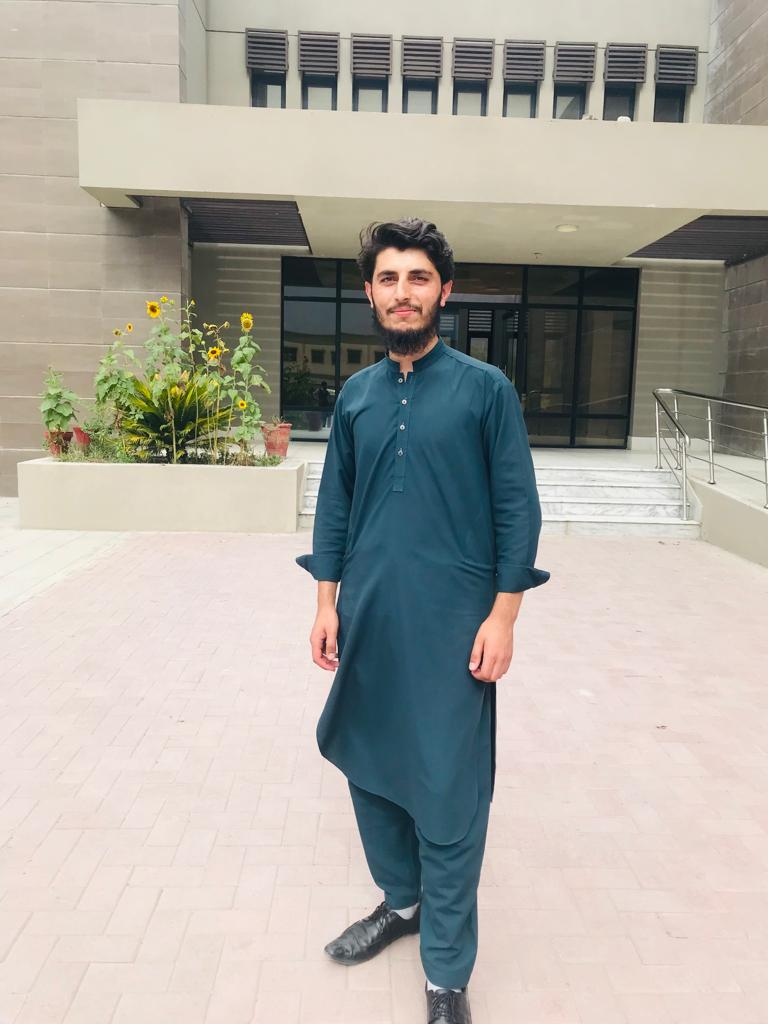
#> input picture images/sahir.jpeg, 768 x 1024 px
$ python basic.py
#> lines starting #> are read from the running program, lines starting #| are printed output that depends on the picture
import cv2 as cv
img = cv.imread('images/sahir.jpeg')
#> img is the input picture: shape (1024, 768, 3); mean B, G, R 162, 169.9, 173.4
cv.imshow('Sahir', img)

# Grayscale
gray = cv.cvtColor(img, cv.COLOR_BGR2GRAY)
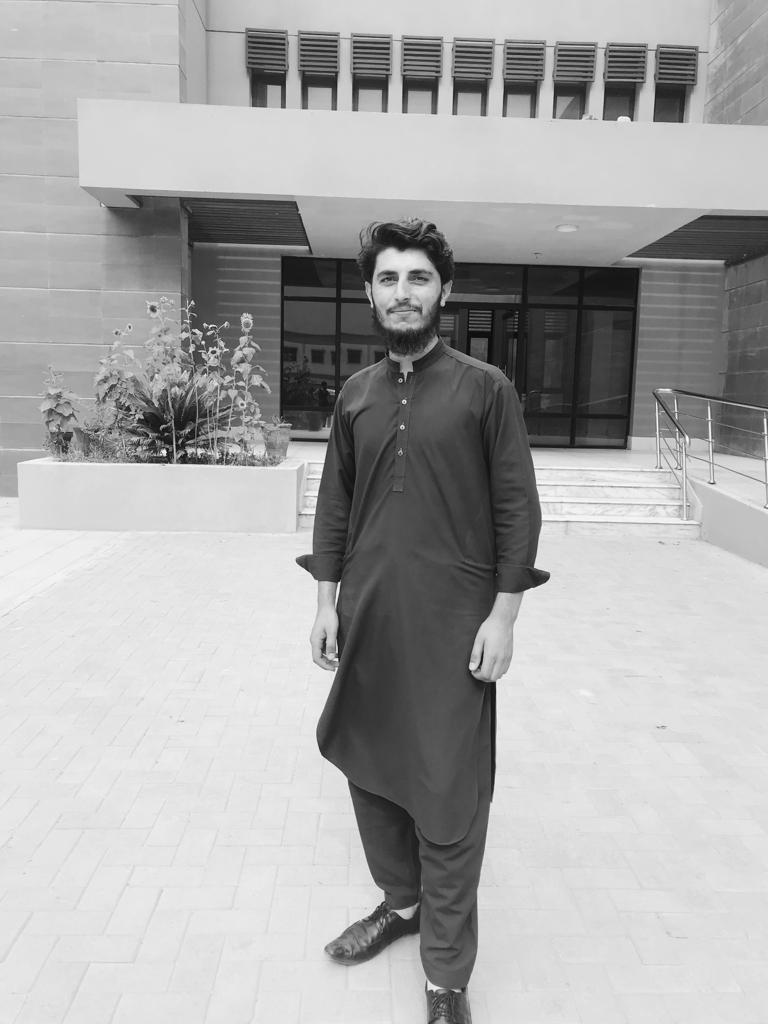
#> gray: shape (1024, 768); min 2, max 254, mean 170
cv.imshow('Gray', gray)

# Blur
# To increase the blurr just increase the krnal size (7,7)
blur = cv.GaussianBlur(img, (3, 3), cv.BORDER_DEFAULT)
cv.imshow('Blur', blur)

# Edge Cascade
cany = cv.Canny(img, 125, 175)
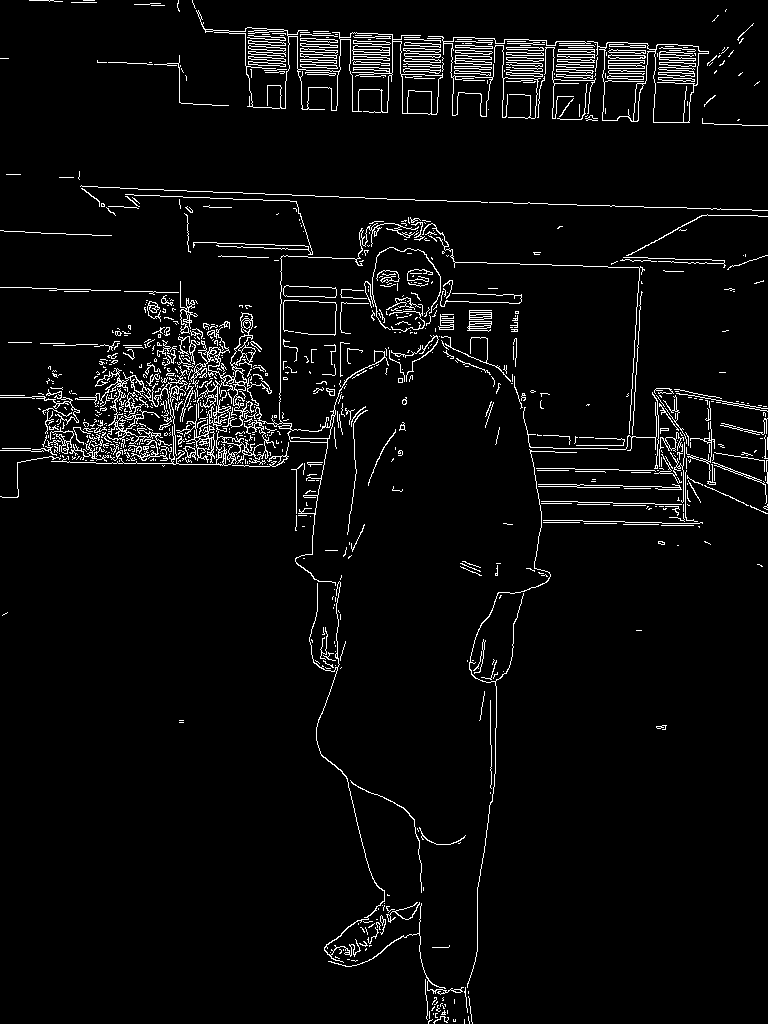
#> cany: shape (1024, 768); 4.2% white in thin lines or dots
cv.imshow('Canny', cany)

# Dialating
dilated = cv.dilate(cany, (3, 3), iterations=1)
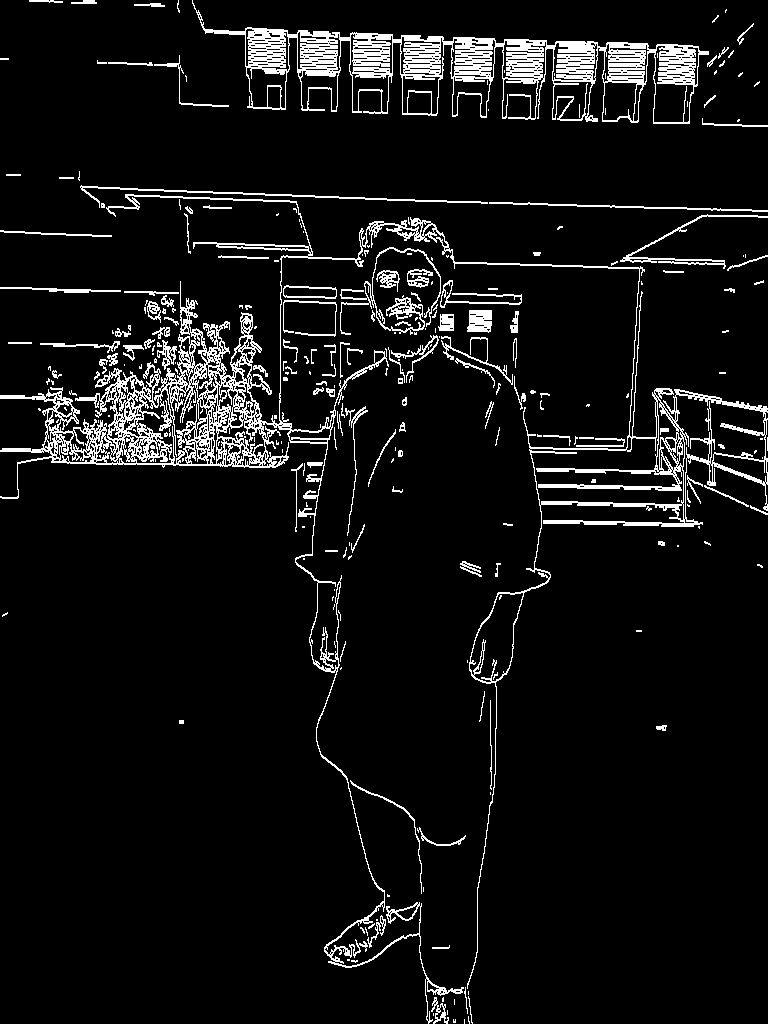
#> dilated: shape (1024, 768); 7% white in thin lines or dots
cv.imshow('Dialated', dilated)

# Eroding
eroded = cv.erode(dilated, (3, 3), iterations=1)
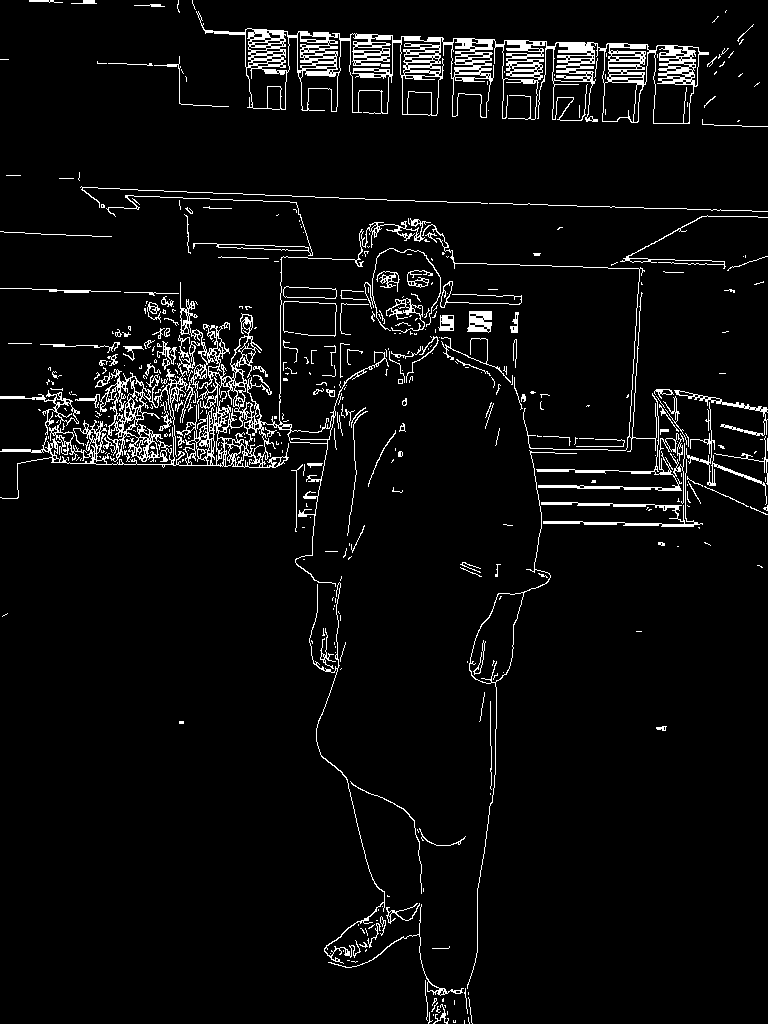
#> eroded: shape (1024, 768); 4.9% white in thin lines or dots
cv.imshow('Eroded', eroded)

# Resize
resized = cv.resize(img, (500, 500), interpolation=cv.INTER_AREA)
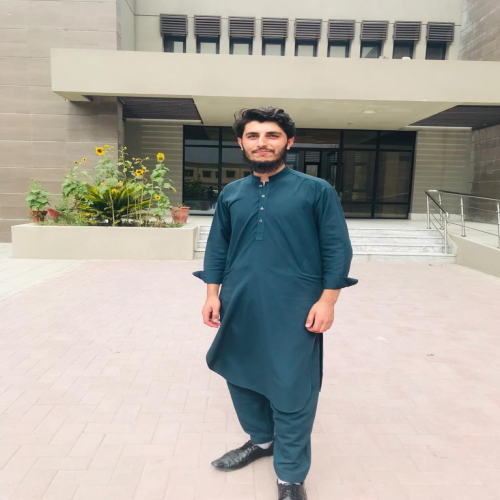
#> resized: shape (500, 500, 3); mean B, G, R 162, 169.9, 173.4
cv.imshow('Resized', resized)

# Cropping
cropped = img[50:200, 200:400]
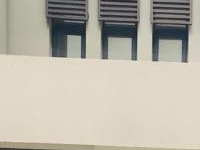
#> cropped: shape (150, 200, 3); mean B, G, R 168.8, 182, 186.4
cv.imshow('Cropped', cropped)
cv.waitKey(0)

# Converting an image to grayscale

$ run again, with images/FfNmgEUXgAIuV52 (1).jpeg copied over images/sahir.jpeg
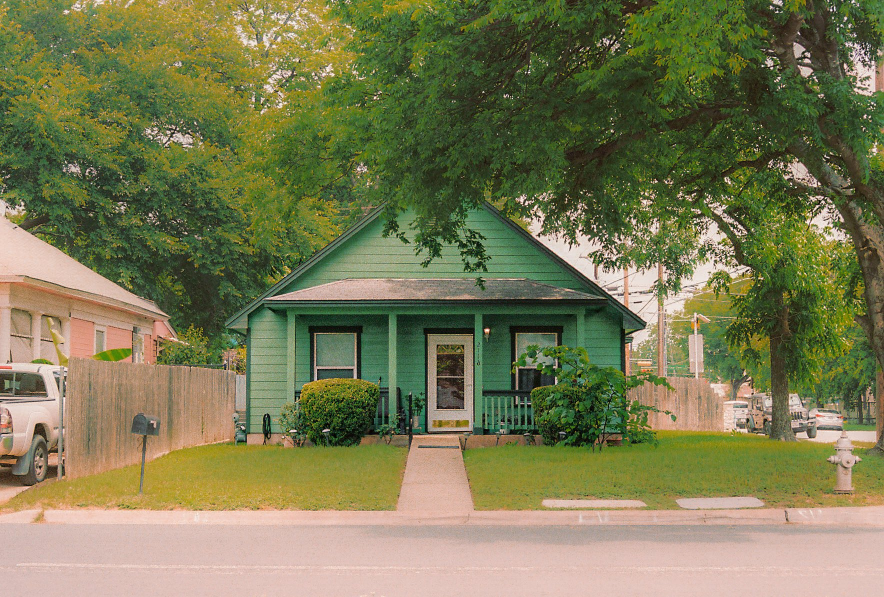
#> input picture images/FfNmgEUXgAIuV52 (1).jpeg, 1768 x 1194 px (shown at 1/2 size)
#> img is the input picture: shape (1194, 1768, 3); mean B, G, R 83.7, 123.1, 123
#> `cany = cv.Canny(img, 125, 175)`:
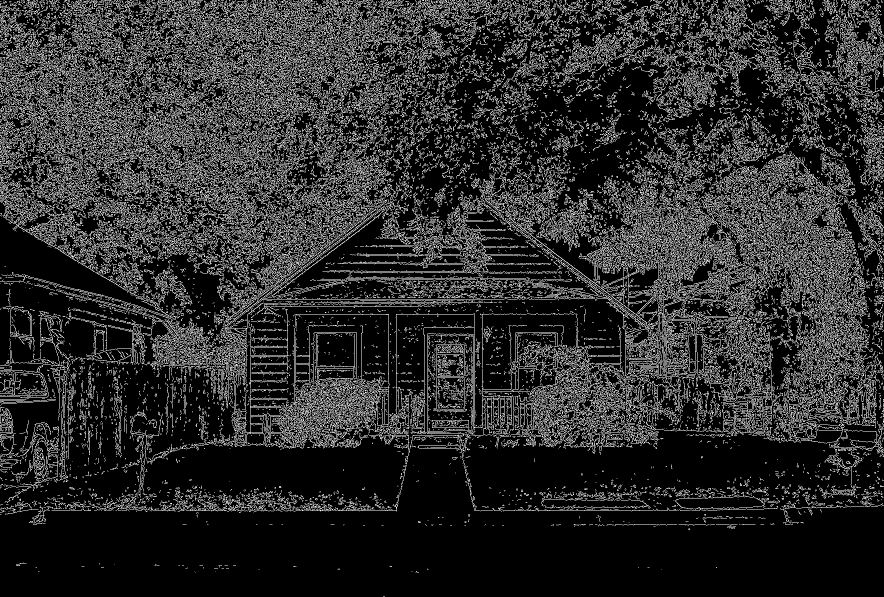
#> cany: shape (1194, 1768) (shown at 1/2 size); 17.6% white in thin lines or dots
#> dilated: shape (1194, 1768); 28.5% white in thin lines or dots
#> eroded: shape (1194, 1768); 20.4% white in thin lines or dots
#> `cropped = img[50:200, 200:400]`:
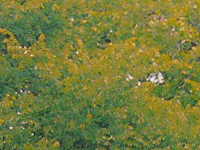
#> cropped: shape (150, 200, 3); mean B, G, R 59.1, 123.9, 117
